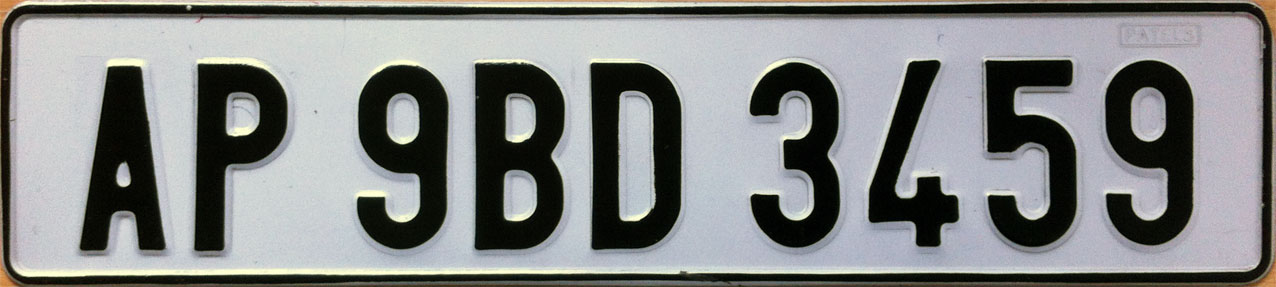
#> input picture lp.jpg, 1276 x 287 px
$ python DIP.py   (older library calls are emulated)
#> lines starting #> are read from the running program, lines starting #| are printed output that depends on the picture; after the words box and inside, x2 and y2 are one past the last pixel; in counts of white or black regions, pixels touching at a corner belong together
import cv2
import numpy as np
import sys

lp = cv2.imread('lp.jpg')
#> lp is the input picture: shape (287, 1276, 3); mean B, G, R 133.4, 133.6, 131.8
lowb = np.array([0, 0, 0])
uppb = np.array([35, 35, 35])
mask = cv2.inRange(lp, lowb, uppb)
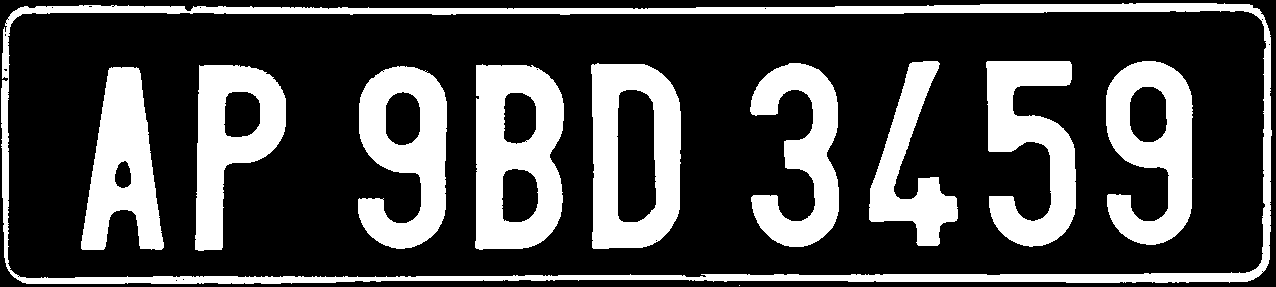
#> mask: shape (287, 1276); 28.6% white; 11 white regions (1 under 20 px)
_,contors,heirarcy = cv2.findContours(mask, cv2.RETR_LIST, cv2.CHAIN_APPROX_SIMPLE)
#> contors = 38 contours, 20 with area under 20; largest, box (x1, y1, x2, y2) and area: (1, 3, 1272, 284) 347464, (7, 10, 1267, 279) 329758, (591, 63, 681, 249) 14986, (475, 64, 564, 250) 14584, (358, 66, 447, 249) 11308

for i in range(0,len(contors),1):
    if 20000>cv2.contourArea(contors[i])>2000:
        M = cv2.moments(contors[i])
        cx = int(M['m10']/M['m00'])
        cy = int(M['m01']/M['m00'])
        print("Area : "+str(cv2.contourArea(contors[i]))+"  Centroid :"+str(cx)+" , "+str(cy))

        cv2.drawContours(lp,contors,i,(0,255,0),3)
        cv2.circle(lp,(cx,cy),2,(0,0,255),-1)
        cv2.imshow('OR', lp)
        cv2.waitKey(500)
#> this loop made 38 passes
#> (cx, cy) on passes 13, 18, 19, 20, 21, 22, 23, 24, 25, 26: (635, 156), (122, 164), (405, 148), (231, 135), (516, 156), (801, 154), (633, 155), (1151, 142), (1030, 147), (910, 166)
#| Area : 4735.5  Centroid :635 , 156
#| Area : 9010.0  Centroid :122 , 164
#| Area : 11308.5  Centroid :405 , 148
#| Area : 9928.5  Centroid :231 , 135
#| Area : 14584.5  Centroid :516 , 156
#| Area : 8146.5  Centroid :801 , 154
#| Area : 14986.0  Centroid :633 , 155
#| Area : 11011.0  Centroid :1151 , 142
#> (further printed lines are left out)
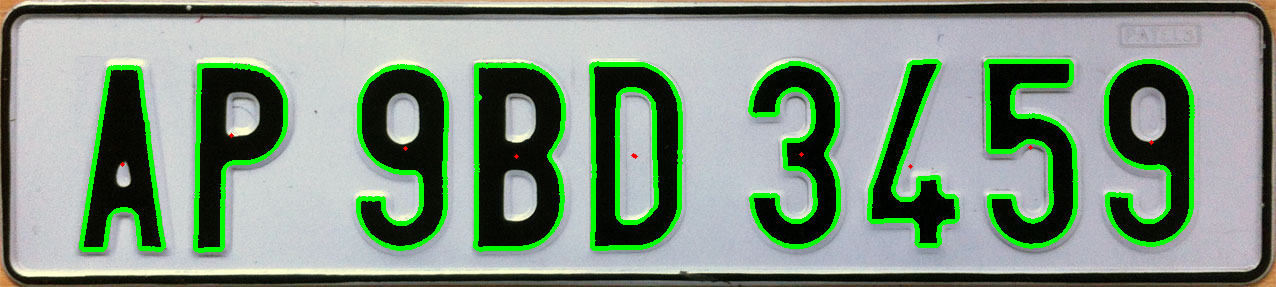
#> lp: shape (287, 1276, 3); 7.3% of pixels changed, all inside (x1, y1, x2, y2) = (79, 59, 1195, 253)


#cv2.imshow('mask', mask)
cv2.waitKey(0)
cv2.destroyAllWindows()
